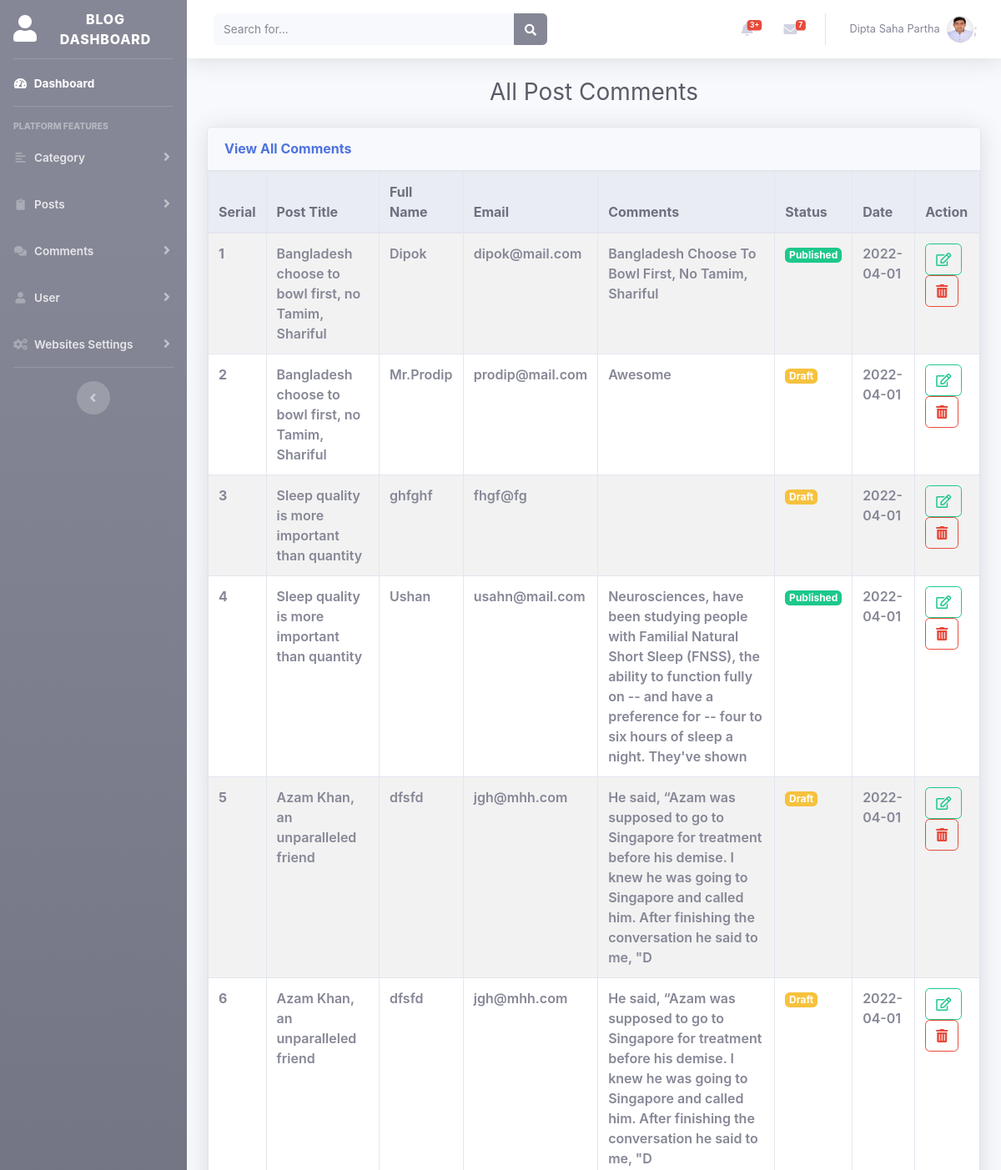
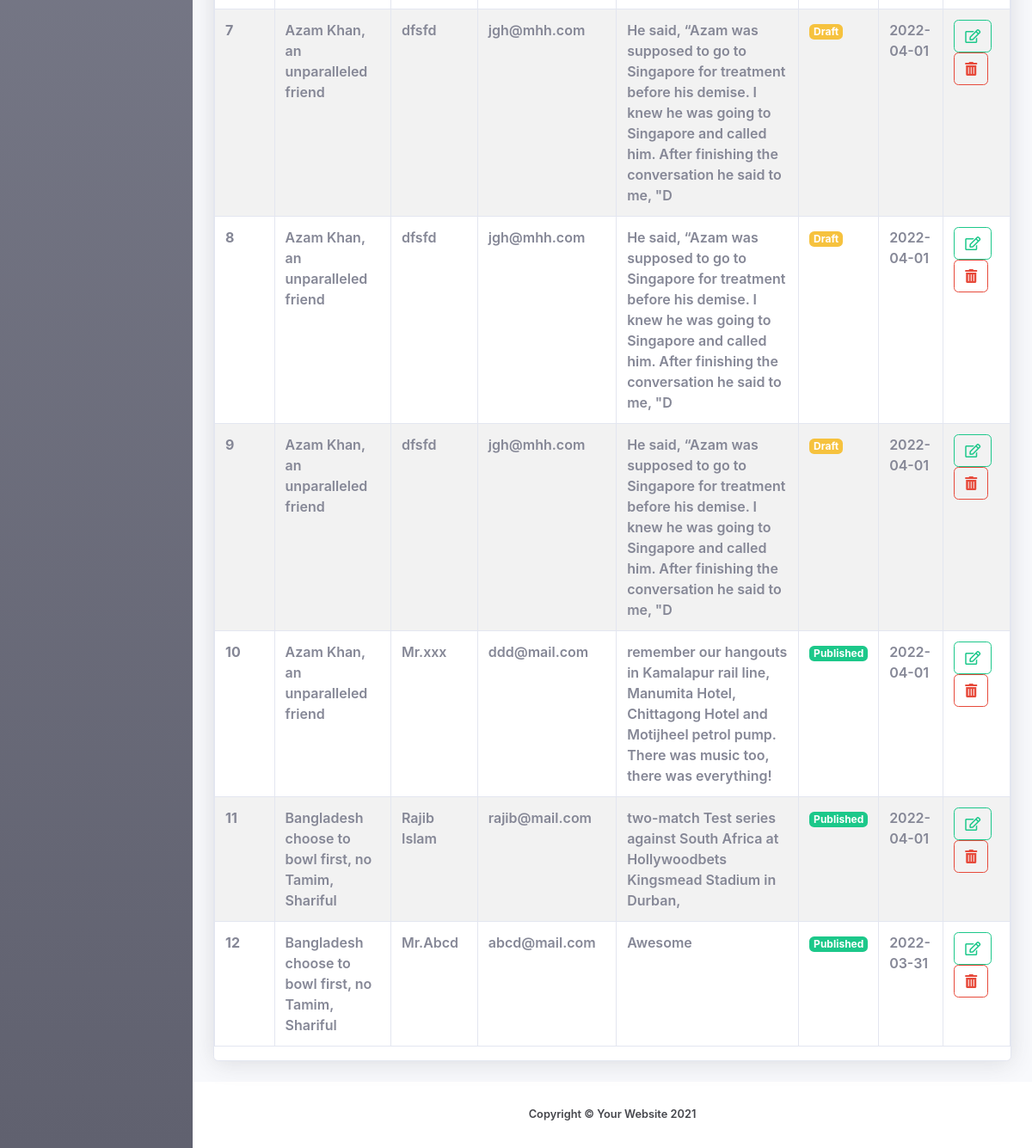
/admin/all_comments.php (signed in), run on the app's committed database (2 pictures, top to bottom).
### tables this page shows
CREATE TABLE `comments` (
  `id` int(11) NOT NULL,
  `post_id` int(11) NOT NULL,
  `post_auther` varchar(255) NOT NULL,
  `post_auther_email` varchar(255) NOT NULL,
  `cmt_desc` varchar(255) NOT NULL,
  `cmt_status` int(2) NOT NULL,
  `cmt_date` date NOT NULL
);

CREATE TABLE `post` (
  `post_id` int(11) NOT NULL,
  `post_title` varchar(255) NOT NULL,
  `post_description` text NOT NULL,
  `post_author` varchar(255) NOT NULL,
  `post_thumb` text NOT NULL,
  `post_category` int(11) NOT NULL,
  `post_tags` varchar(255) NOT NULL,
  `post_date` date NOT NULL
);

### admin/all_comments.php (the view, shortened to what this page needs)
<?php include "includes/header.php"?>
                <div class="container-fluid">
            <?php
            if ($_SESSION['role'] == 1) {?>
                <h1 class="h3 mb-4 text-gray-800 text-center">All Post Comments</h1>
                    <?php
                    $do = isset($_GET['do'])?$_GET['do']:'manage';
                    if ($do =='manage') {
                       ?>
                     <div class="row">
                          <div class="col-lg-12">
                                <div class="card shadow mb-4">
                                    <div class="card-header py-3">
                                            <h6 class="m-0 font-weight-bold text-primary"> View All Comments </h6>
                                    </div>
                                    <div class="table-responsive">
                                        <table class="table table-striped table-bordered table-hover">
                                            <thead class="thead-light">
                                                <tr>
                                                <th scope="col">Serial </th>
                                                <th scope="col">Post Title </th>
                                                <th scope="col">Full Name</th>
                                                <th scope="col">Email</th>
                                                <th scope="col">Comments</th>
                                                <th scope="col">Status</th>
                                                <th scope="col">Date</th>
                                                <th scope="col">Action</th>
                                                </tr>
                                            </thead>
                                                <tbody>
                                                <?php
                                                        $sl=0;
                                                        $sql = "SELECT * FROM comments ORDER BY id DESC ;";
                                                        $allComments=mysqli_query($connect,$sql);
                                                        while ($row= mysqli_fetch_assoc($allComments)) {
                                                            $id                 = $row['id'] ;
                                                            $post_id            = $row['post_id'] ;
                                                            $post_auther        = $row['post_auther'] ;
                                                            $post_auther_email  = $row['post_auther_email'] ;
                                                            $cmt_desc           = $row['cmt_desc'] ;
                                                            $cmt_status         = $row['cmt_status'] ;
                                                            $cmt_date           = $row['cmt_date'] ;
                                                            $sl++;
                                                            ?>
                                                                <tr>
                                                                    <th scope="row"><?php echo $sl;?></th>
                                                                    <td><?php
                                                                        $sql="SELECT * FROM post WHERE post_id='$post_id'";
                                                                        $postIdByTitle=mysqli_query($connect,$sql);
                                                                        while ($row= mysqli_fetch_assoc($postIdByTitle)) {
                                                                           $post_title= $row['post_title'];
                                                                           echo $post_title;
                                                                        }
                                                                     ?></td>
                                                                    <td><?php echo $post_auther; ?></td>
                                                                    <td><?php echo $post_auther_email;?></td>
                                                                    <td><?php echo $cmt_desc;?></td>
                                                                    <td><?php
                                                                        if ($cmt_status==0) {
                                                                        echo '<span class="badge bg-warning text-white">Draft</span>';
                                                                    }
                                                                    else if ($cmt_status==1) {
                                                                        echo '<span class="badge bg-success text-white">Published</span>';
                                                                    }
                                                                    else if ($cmt_status==2) {
                                                                        echo '<span class="badge bg-danger text-white">Suspended</span>';
                                                                    }
                                                                    ?></td>
                                                                    <td><?php echo $cmt_date;?></td>
                                                                    <td>
                                                                    <a href="all_comments.php?do=edit&update=<?php echo  $id ;?>" class="btn btn-outline-success"><i class="far fa-edit" title="Update"></i></a>
                                                                    <a class="btn btn-outline-danger" data-toggle="modal" data-target="#exampleModal<?php echo  $id ;?>"><i class="fas fa-trash-alt" title="Delete" ></i></a>
                                                                    </td>
                                                                </tr>
                                                                <?php
                                                                }
                                                            ?>
                                                </tbody>
                                        </table>
                                    </div>
                                </div>
                          </div>
                     </div>
                  <?php  }
                    }
                    ?>
                </div>
            </div>
 <?php include "includes/footer.php"?>

### admin/css/customs.css (style rules this page uses)
body { color: #45464c !important; font-weight: 600; }

### data on the page
comments: post_auther "Dipok", post_auther_email "dipok@mail.com", cmt_desc "Bangladesh Choose To Bowl First, No Tamim, Shariful", cmt_status "Published", cmt_date "2022-04-01"
post: post_title "Bangladesh choose to bowl first, no Tamim, Shariful"
comments: post_auther "Mr.Prodip", post_auther_email "prodip@mail.com", cmt_desc "Awesome", cmt_status "Draft", cmt_date "2022-04-01"
comments: post_auther "ghfghf", post_auther_email "fhgf@fg", cmt_status "Draft", cmt_date "2022-04-01"
post: post_title "Sleep quality is more important than quantity"
comments: post_auther "Ushan", post_auther_email "usahn@mail.com", cmt_desc "Neurosciences, have been studying people with Familial Natural Short Sleep (FNSS), the ability to function fully on -- and have a preference for -- four to six hours of sleep a night. They've shown", cmt_status "Published", cmt_date "2022-04-01"
comments: post_auther "dfsfd", post_auther_email "jgh@mhh.com", cmt_desc "He said, “Azam was supposed to go to Singapore for treatment before his demise. I knew he was going to Singapore and called him. After finishing the conversation he said to me, \"D", cmt_status "Draft", cmt_date "2022-04-01"
post: post_title "Azam Khan, an unparalleled friend"
comments: post_auther "dfsfd", post_auther_email "jgh@mhh.com", cmt_desc "He said, “Azam was supposed to go to Singapore for treatment before his demise. I knew he was going to Singapore and called him. After finishing the conversation he said to me, \"D", cmt_status "Draft", cmt_date "2022-04-01"
comments: post_auther "dfsfd", post_auther_email "jgh@mhh.com", cmt_desc "He said, “Azam was supposed to go to Singapore for treatment before his demise. I knew he was going to Singapore and called him. After finishing the conversation he said to me, \"D", cmt_status "Draft", cmt_date "2022-04-01"
comments: post_auther "dfsfd", post_auther_email "jgh@mhh.com", cmt_desc "He said, “Azam was supposed to go to Singapore for treatment before his demise. I knew he was going to Singapore and called him. After finishing the conversation he said to me, \"D", cmt_status "Draft", cmt_date "2022-04-01"
comments: post_auther "dfsfd", post_auther_email "jgh@mhh.com", cmt_desc "He said, “Azam was supposed to go to Singapore for treatment before his demise. I knew he was going to Singapore and called him. After finishing the conversation he said to me, \"D", cmt_status "Draft", cmt_date "2022-04-01"
comments: post_auther "Mr.xxx", post_auther_email "ddd@mail.com", cmt_desc "remember our hangouts in Kamalapur rail line, Manumita Hotel, Chittagong Hotel and Motijheel petrol pump. There was music too, there was everything!", cmt_status "Published", cmt_date "2022-04-01"
comments: post_auther "Rajib Islam", post_auther_email "rajib@mail.com", cmt_desc "two-match Test series against South Africa at Hollywoodbets Kingsmead Stadium in Durban,", cmt_status "Published", cmt_date "2022-04-01"
comments: post_auther "Mr.Abcd", post_auther_email "abcd@mail.com", cmt_desc "Awesome", cmt_status "Published", cmt_date "2022-03-31"

### other printed values
$_SESSION['name'] "Dipta Saha Partha"
